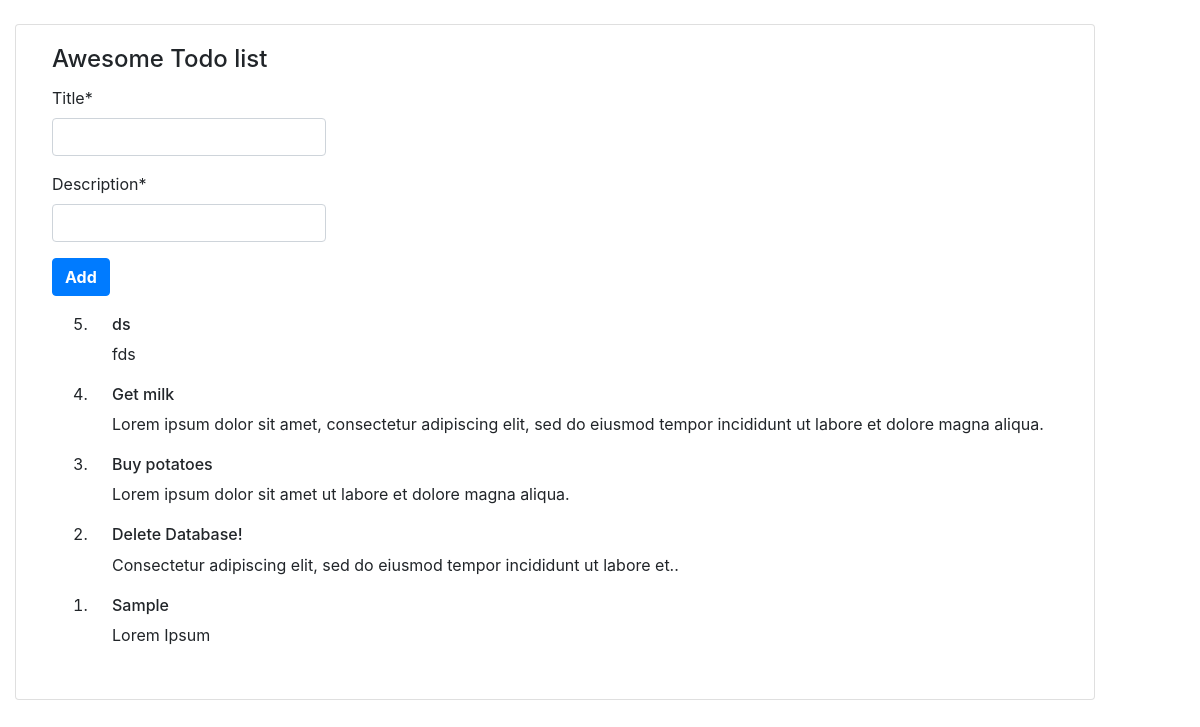
The page / on the database its author committed.
### Todo/models.py (models this page shows, shortened)
class Todo(models.Model):
    title=models.CharField(max_length=50,blank=False)
    description=models.CharField(max_length=200, blank=False)
    date_added = models.DateTimeField(default=django.utils.timezone.now)
    is_completed = models.BooleanField(default=False, blank=False)

### Todo/views.py (the view)
# urls.py: 2. Add a URL to urlpatterns:  path('', views.home, name='home')
def home(request):
    context = {}
    todos  = Todo.objects.all()
    context['todos'] = todos
    if request.POST:
        form = ToDoForm(request.POST)
        context['form'] = form
        if form.is_valid():
            form.save()
            return redirect('home')
        else:
            form = ToDoForm()
            context['form'] = form
    else:
        form = ToDoForm(
            initial={
                'titile': '',
                'description': ''
            }
        )
        context['form'] = form
    return render(request,'home.html', context)

### Todo/forms.py
class ToDoForm(forms.ModelForm):
    class Meta:
        model = Todo
        fields = ('title', 'description')

### Todo/templates/home.html (shortened to what this page needs)
﻿{% load static %}
{%load crispy_forms_tags %}
<!DOCTYPE html>
<html lang="en">
<head>
    <link rel="stylesheet" href="{% static 'main.css' %}">
    <link rel="stylesheet" href="https://maxcdn.bootstrapcdn.com/bootstrap/4.0.0/css/bootstrap.min.css">
    <link rel="stylesheet" href="https://cdnjs.cloudflare.com/ajax/libs/font-awesome/4.0.3/css/font-awesome.css">
</head>
<body>
    <div class="page-content page-container" id="page-content">
        <div class="padding">
            <div class="row container d-flex justify-content-center">
                <div class="col-md-12">
                    <div class="card px-3">
                        <div class="card-body">
                            <h4 class="card-title">Awesome Todo list</h4>
                            <div class="add-items d-flex">
                                <form method="POST">
                                   {{ form|crispy }}
                                    <button type="submit"
                                        class="add btn btn-primary font-weight-bold todo-list-add-btn">Add</button>
                                </form>
                            </div>
                            <div class="list-wrapper">
                                <ol class="d-flex flex-column-reverse todo-list">
                                    {% for todo in todos %}
                                    <li>
                                        <div class="form-check">
                                            <h6>{{ todo.title }}</h6>
                                            <p>{{ todo.description }}</p>
                                        </div>
                                    </li>
                                    {% endfor %}
                                </ol>
                            </div>
                        </div>
                    </div>
                </div>
            </div>
        </div>
    </div>
</body>
</html>

### rows shown on the page
Todo: title "Sample", description "Lorem Ipsum"
Todo: title "Delete Database!", description "Consectetur adipiscing elit, sed do eiusmod tempor incididunt ut labore et.."
Todo: title "Buy potatoes", description "Lorem ipsum dolor sit amet ut labore et dolore magna aliqua."
Todo: title "Get milk", description "Lorem ipsum dolor sit amet, consectetur adipiscing elit, sed do eiusmod tempor incididunt ut labore et dolore magna aliqua."
Todo: title "ds", description "fds"
